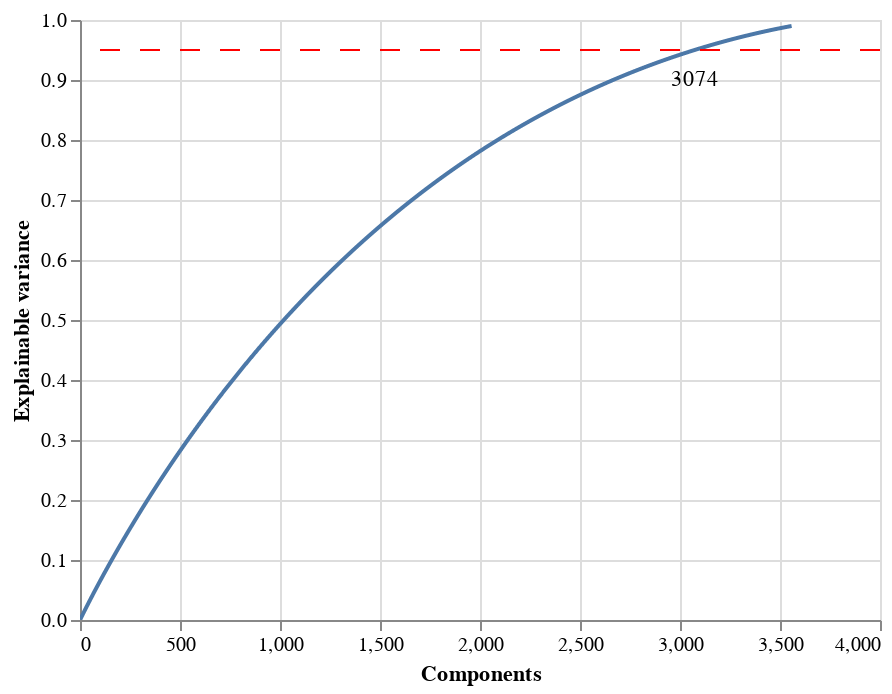

The notebook cell saved with this chart:
### Code cell
fig

### Figure 1 — Vega-Lite specification as saved in the notebook (floating-point values rounded to 4 significant figures; data arrays with more than 128 entries replaced by an {"elided": "..."} marker saying what was removed)
{"config": {"view": {"continuousWidth": 400, "continuousHeight": 300}}, "layer": [{"data": {"name": "data-4427270f4e294c2aa5e0e8a5deeb3d32"}, "mark": "line", "encoding": {"tooltip": [{"type": "quantitative", "field": "x", "title": "Components"}, {"type": "quantitative", "field": "y", "title": "Explainable variance"}], "x": {"type": "quantitative", "field": "x", "title": "Components"}, "y": {"type": "quantitative", "field": "y", "title": "Explainable variance"}}, "selection": {"selector006": {"type": "interval", "bind": "scales", "encodings": ["x", "y"]}}}, {"data": {"name": "data-86672c64be5f4d47d0cac933d7984f9c"}, "mark": {"type": "rule", "color": "red", "strokeDash": [10, 10]}, "encoding": {"y": {"type": "quantitative", "field": "y"}}}, {"data": {"name": "data-e2d570c39f3743d4c1e8a38c5222db4d"}, "mark": {"type": "text", "color": "black", "dy": 15}, "encoding": {"text": {"type": "quantitative", "field": "x"}, "x": {"type": "quantitative", "field": "x"}, "y": {"type": "quantitative", "field": "y"}}}], "$schema": "https://vega.github.io/schema/vega-lite/v4.8.1.json", "datasets": {"data-4427270f4e294c2aa5e0e8a5deeb3d32": {"elided": "3558 records"}, "data-86672c64be5f4d47d0cac933d7984f9c": [{"y": 0.95}], "data-e2d570c39f3743d4c1e8a38c5222db4d": [{"x": 3074, "y": 0.9501}]}}
